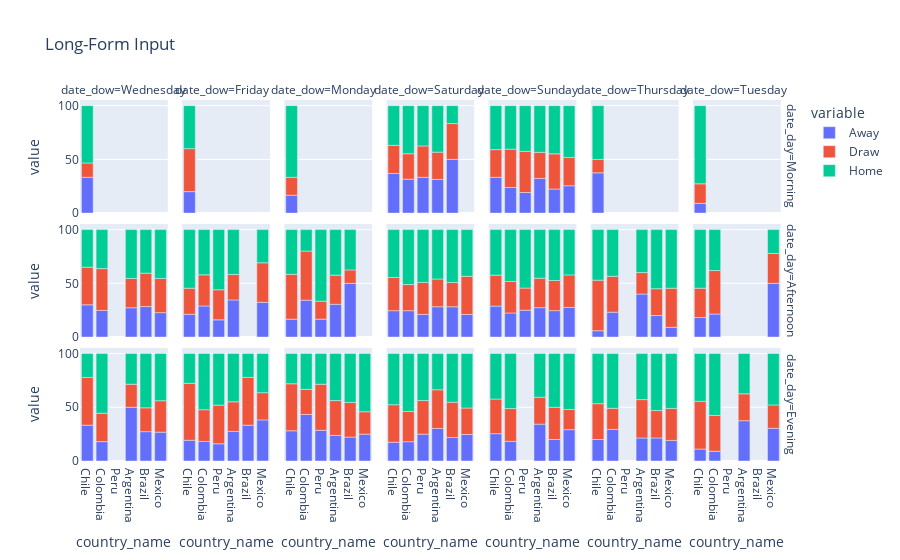

Source (notebook cell):
### Code cell
df_plot = df_date[['country_name', 'date_dow', 'date_day', 'target', 'fixture_id']].groupby(
    ['country_name', 'date_dow', 'date_day','target']).count().unstack()

df_plot['Total'] = df_plot[('fixture_id', 'Home')]+df_plot[('fixture_id', 'Away')]+df_plot[('fixture_id','Draw')]
df_plot = df_plot.div(df_plot.iloc[:,-1], axis=0) * 100
df_plot.columns = ['Away', 'Draw', 'Home', 'Total']

fig = px.bar(df_plot.reset_index(), x="country_name", y=['Away', 'Draw', 'Home'], title="Long-Form Input",
             facet_row="date_day", facet_col="date_dow",
             category_orders={"date_dow": ["Monday", "Tuesday", "Wednesday", "Thursday", "Friday", "Saturday", "Sunday"],
                              "date_day": ["Morning", "Afternoon", "Evening"]})
fig.show()

### Figure 1 — Plotly figure (JSON) as saved in the notebook; plotly's stock layout.template omitted (floating-point values rounded to 4 significant figures)
{"data": [{"alignmentgroup": "True", "hovertemplate": "variable=Away<br>date_day=Morning<br>date_dow=Wednesday<br>country_name=%{x}<br>value=%{y}<extra></extra>", "legendgroup": "Away", "marker": {"color": "#636efa"}, "name": "Away", "offsetgroup": "Away", "orientation": "v", "showlegend": true, "textposition": "auto", "type": "bar", "x": ["Chile", "Colombia"], "xaxis": "x15", "y": [33.33, null], "yaxis": "y15"}, {"alignmentgroup": "True", "hovertemplate": "variable=Away<br>date_day=Morning<br>date_dow=Friday   <br>country_name=%{x}<br>value=%{y}<extra></extra>", "legendgroup": "Away", "marker": {"color": "#636efa"}, "name": "Away", "offsetgroup": "Away", "orientation": "v", "showlegend": false, "textposition": "auto", "type": "bar", "x": ["Chile", "Peru"], "xaxis": "x16", "y": [20, null], "yaxis": "y16"}, {"alignmentgroup": "True", "hovertemplate": "variable=Away<br>date_day=Morning<br>date_dow=Monday   <br>country_name=%{x}<br>value=%{y}<extra></extra>", "legendgroup": "Away", "marker": {"color": "#636efa"}, "name": "Away", "offsetgroup": "Away", "orientation": "v", "showlegend": false, "textposition": "auto", "type": "bar", "x": ["Chile", "Colombia", "Peru"], "xaxis": "x17", "y": [16.67, null, null], "yaxis": "y17"}, {"alignmentgroup": "True", "hovertemplate": "variable=Away<br>date_day=Morning<br>date_dow=Saturday <br>country_name=%{x}<br>value=%{y}<extra></extra>", "legendgroup": "Away", "marker": {"color": "#636efa"}, "name": "Away", "offsetgroup": "Away", "orientation": "v", "showlegend": false, "textposition": "auto", "type": "bar", "x": ["Argentina", "Brazil", "Chile", "Colombia", "Peru"], "xaxis": "x18", "y": [31.34, 50, 36.92, 31.58, 33.33], "yaxis": "y18"}, {"alignmentgroup": "True", "hovertemplate": "variable=Away<br>date_day=Morning<br>date_dow=Sunday   <br>country_name=%{x}<br>value=%{y}<extra></extra>", "legendgroup": "Away", "marker": {"color": "#636efa"}, "name": "Away", "offsetgroup": "Away", "orientation": "v", "showlegend": false, "textposition": "auto", "type": "bar", "x": ["Argentina", "Brazil", "Chile", "Colombia", "Mexico", "Peru"], "xaxis": "x19", "y": [32.32, 22.41, 33.33, 23.81, 25.45, 19.15], "yaxis": "y19"}, {"alignmentgroup": "True", "hovertemplate": "variable=Away<br>date_day=Morning<br>date_dow=Thursday <br>country_name=%{x}<br>value=%{y}<extra></extra>", "legendgroup": "Away", "marker": {"color": "#636efa"}, "name": "Away", "offsetgroup": "Away", "orientation": "v", "showlegend": false, "textposition": "auto", "type": "bar", "x": ["Chile", "Colombia"], "xaxis": "x20", "y": [37.5, null], "yaxis": "y20"}, {"alignmentgroup": "True", "hovertemplate": "variable=Away<br>date_day=Morning<br>date_dow=Tuesday  <br>country_name=%{x}<br>value=%{y}<extra></extra>", "legendgroup": "Away", "marker": {"color": "#636efa"}, "name": "Away", "offsetgroup": "Away", "orientation": "v", "showlegend": false, "textposition": "auto", "type": "bar", "x": ["Chile", "Colombia"], "xaxis": "x21", "y": [9.091, null], "yaxis": "y21"}, {"alignmentgroup": "True", "hovertemplate": "variable=Away<br>date_day=Afternoon<br>date_dow=Wednesday<br>country_name=%{x}<br>value=%{y}<extra></extra>", "legendgroup": "Away", "marker": {"color": "#636efa"}, "name": "Away", "offsetgroup": "Away", "orientation": "v", "showlegend": false, "textposition": "auto", "type": "bar", "x": ["Argentina", "Brazil", "Chile", "Colombia", "Mexico", "Peru"], "xaxis": "x8", "y": [27.27, 28.38, 30, 24.78, 22.73, null], "yaxis": "y8"}, {"alignmentgroup": "True", "hovertemplate": "variable=Away<br>date_day=Afternoon<br>date_dow=Friday   <br>country_name=%{x}<br>value=%{y}<extra></extra>", "legendgroup": "Away", "marker": {"color": "#636efa"}, "name": "Away", "offsetgroup": "Away", "orientation": "v", "showlegend": false, "textposition": "auto", "type": "bar", "x": ["Argentina", "Brazil", "Chile", "Colombia", "Mexico", "Peru"], "xaxis": "x9", "y": [34.55, null, 21.21, 28.95, 32.35, 16], "yaxis": "y9"}, {"alignmentgroup": "True", "hovertemplate": "variable=Away<br>date_day=Afternoon<br>date_dow=Monday   <br>country_name=%{x}<br>value=%{y}<extra></extra>", "legendgroup": "Away", "marker": {"color": "#636efa"}, "name": "Away", "offsetgroup": "Away", "orientation": "v", "showlegend": false, "textposition": "auto", "type": "bar", "x": ["Argentina", "Brazil", "Chile", "Colombia", "Mexico", "Peru"], "xaxis": "x10", "y": [30.51, 50, 16.67, 34.29, null, 16.67], "yaxis": "y10"}, {"alignmentgroup": "True", "hovertemplate": "variable=Away<br>date_day=Afternoon<br>date_dow=Saturday <br>country_name=%{x}<br>value=%{y}<extra></extra>", "legendgroup": "Away", "marker": {"color": "#636efa"}, "name": "Away", "offsetgroup": "Away", "orientation": "v", "showlegend": false, "textposition": "auto", "type": "bar", "x": ["Argentina", "Brazil", "Chile", "Colombia", "Mexico", "Peru"], "xaxis": "x11", "y": [28.23, 28.21, 24.55, 24.54, 21.07, 21.05], "yaxis": "y11"}, {"alignmentgroup": "True", "hovertemplate": "variable=Away<br>date_day=Afternoon<br>date_dow=Sunday   <br>country_name=%{x}<br>value=%{y}<extra></extra>", "legendgroup": "Away", "marker": {"color": "#636efa"}, "name": "Away", "offsetgroup": "Away", "orientation": "v", "showlegend": false, "textposition": "auto", "type": "bar", "x": ["Argentina", "Brazil", "Chile", "Colombia", "Mexico", "Peru"], "xaxis": "x12", "y": [27.38, 24.59, 28.8, 22.4, 27.57, 25], "yaxis": "y12"}, {"alignmentgroup": "True", "hovertemplate": "variable=Away<br>date_day=Afternoon<br>date_dow=Thursday <br>country_name=%{x}<br>value=%{y}<extra></extra>", "legendgroup": "Away", "marker": {"color": "#636efa"}, "name": "Away", "offsetgroup": "Away", "orientation": "v", "showlegend": false, "textposition": "auto", "type": "bar", "x": ["Argentina", "Brazil", "Chile", "Colombia", "Mexico"], "xaxis": "x13", "y": [40, 20, 5.882, 23.19, 9.091], "yaxis": "y13"}, {"alignmentgroup": "True", "hovertemplate": "variable=Away<br>date_day=Afternoon<br>date_dow=Tuesday  <br>country_name=%{x}<br>value=%{y}<extra></extra>", "legendgroup": "Away", "marker": {"color": "#636efa"}, "name": "Away", "offsetgroup": "Away", "orientation": "v", "showlegend": false, "textposition": "auto", "type": "bar", "x": ["Argentina", "Brazil", "Chile", "Colombia", "Mexico", "Peru"], "xaxis": "x14", "y": [null, null, 18.18, 21.43, 50, null], "yaxis": "y14"}, {"alignmentgroup": "True", "hovertemplate": "variable=Away<br>date_day=Evening<br>date_dow=Wednesday<br>country_name=%{x}<br>value=%{y}<extra></extra>", "legendgroup": "Away", "marker": {"color": "#636efa"}, "name": "Away", "offsetgroup": "Away", "orientation": "v", "showlegend": false, "textposition": "auto", "type": "bar", "x": ["Argentina", "Brazil", "Chile", "Colombia", "Mexico", "Peru"], "xaxis": "x", "y": [50, 27.32, 33.33, 18.06, 26.83, null], "yaxis": "y"}, {"alignmentgroup": "True", "hovertemplate": "variable=Away<br>date_day=Evening<br>date_dow=Friday   <br>country_name=%{x}<br>value=%{y}<extra></extra>", "legendgroup": "Away", "marker": {"color": "#636efa"}, "name": "Away", "offsetgroup": "Away", "orientation": "v", "showlegend": false, "textposition": "auto", "type": "bar", "x": ["Argentina", "Brazil", "Chile", "Colombia", "Mexico", "Peru"], "xaxis": "x2", "y": [27.54, 33.33, 19.28, 18.18, 38.27, 16], "yaxis": "y2"}, {"alignmentgroup": "True", "hovertemplate": "variable=Away<br>date_day=Evening<br>date_dow=Monday   <br>country_name=%{x}<br>value=%{y}<extra></extra>", "legendgroup": "Away", "marker": {"color": "#636efa"}, "name": "Away", "offsetgroup": "Away", "orientation": "v", "showlegend": false, "textposition": "auto", "type": "bar", "x": ["Argentina", "Brazil", "Chile", "Colombia", "Mexico", "Peru"], "xaxis": "x3", "y": [23.78, 22.22, 28.12, 43.33, 25, 28.57], "yaxis": "y3"}, {"alignmentgroup": "True", "hovertemplate": "variable=Away<br>date_day=Evening<br>date_dow=Saturday <br>country_name=%{x}<br>value=%{y}<extra></extra>", "legendgroup": "Away", "marker": {"color": "#636efa"}, "name": "Away", "offsetgroup": "Away", "orientation": "v", "showlegend": false, "textposition": "auto", "type": "bar", "x": ["Argentina", "Brazil", "Chile", "Colombia", "Mexico", "Peru"], "xaxis": "x4", "y": [30.29, 21.88, 17.46, 17.98, 24.65, 25], "yaxis": "y4"}, {"alignmentgroup": "True", "hovertemplate": "variable=Away<br>date_day=Evening<br>date_dow=Sunday   <br>country_name=%{x}<br>value=%{y}<extra></extra>", "legendgroup": "Away", "marker": {"color": "#636efa"}, "name": "Away", "offsetgroup": "Away", "orientation": "v", "showlegend": false, "textposition": "auto", "type": "bar", "x": ["Argentina", "Brazil", "Chile", "Colombia", "Mexico"], "xaxis": "x5", "y": [34.3, 20, 25.42, 18.29, 29.17], "yaxis": "y5"}, {"alignmentgroup": "True", "hovertemplate": "variable=Away<br>date_day=Evening<br>date_dow=Thursday <br>country_name=%{x}<br>value=%{y}<extra></extra>", "legendgroup": "Away", "marker": {"color": "#636efa"}, "name": "Away", "offsetgroup": "Away", "orientation": "v", "showlegend": false, "textposition": "auto", "type": "bar", "x": ["Argentina", "Brazil", "Chile", "Colombia", "Mexico"], "xaxis": "x6", "y": [21.43, 21.43, 20, 29.41, 19.15], "yaxis": "y6"}, {"alignmentgroup": "True", "hovertemplate": "variable=Away<br>date_day=Evening<br>date_dow=Tuesday  <br>country_name=%{x}<br>value=%{y}<extra></extra>", "legendgroup": "Away", "marker": {"color": "#636efa"}, "name": "Away", "offsetgroup": "Away", "orientation": "v", "showlegend": false, "textposition": "auto", "type": "bar", "x": ["Argentina", "Brazil", "Chile", "Colombia", "Mexico"], "xaxis": "x7", "y": [37.5, null, 11.11, 9.091, 30.43], "yaxis": "y7"}, {"alignmentgroup": "True", "hovertemplate": "variable=Draw<br>date_day=Morning<br>date_dow=Wednesday<br>country_name=%{x}<br>value=%{y}<extra></extra>", "legendgroup": "Draw", "marker": {"color": "#EF553B"}, "name": "Draw", "offsetgroup": "Draw", "orientation": "v", "showlegend": true, "textposition": "auto", "type": "bar", "x": ["Chile", "Colombia"], "xaxis": "x15", "y": [13.33, null], "yaxis": "y15"}, {"alignmentgroup": "True", "hovertemplate": "variable=Draw<br>date_day=Morning<br>date_dow=Friday   <br>country_name=%{x}<br>value=%{y}<extra></extra>", "legendgroup": "Draw", "marker": {"color": "#EF553B"}, "name": "Draw", "offsetgroup": "Draw", "orientation": "v", "showlegend": false, "textposition": "auto", "type": "bar", "x": ["Chile", "Peru"], "xaxis": "x16", "y": [40, null], "yaxis": "y16"}, {"alignmentgroup": "True", "hovertemplate": "variable=Draw<br>date_day=Morning<br>date_dow=Monday   <br>country_name=%{x}<br>value=%{y}<extra></extra>", "legendgroup": "Draw", "marker": {"color": "#EF553B"}, "name": "Draw", "offsetgroup": "Draw", "orientation": "v", "showlegend": false, "textposition": "auto", "type": "bar", "x": ["Chile", "Colombia", "Peru"], "xaxis": "x17", "y": [16.67, null, null], "yaxis": "y17"}, {"alignmentgroup": "True", "hovertemplate": "variable=Draw<br>date_day=Morning<br>date_dow=Saturday <br>country_name=%{x}<br>value=%{y}<extra></extra>", "legendgroup": "Draw", "marker": {"color": "#EF553B"}, "name": "Draw", "offsetgroup": "Draw", "orientation": "v", "showlegend": false, "textposition": "auto", "type": "bar", "x": ["Argentina", "Brazil", "Chile", "Colombia", "Peru"], "xaxis": "x18", "y": [25.37, 33.33, 26.15, 23.68, 29.17], "yaxis": "y18"}, {"alignmentgroup": "True", "hovertemplate": "variable=Draw<br>date_day=Morning<br>date_dow=Sunday   <br>country_name=%{x}<br>value=%{y}<extra></extra>", "legendgroup": "Draw", "marker": {"color": "#EF553B"}, "name": "Draw", "offsetgroup": "Draw", "orientation": "v", "showlegend": false, "textposition": "auto", "type": "bar", "x": ["Argentina", "Brazil", "Chile", "Colombia", "Mexico", "Peru"], "xaxis": "x19", "y": [24.24, 32.76, 25.76, 35.71, 26.36, 38.3], "yaxis": "y19"}, {"alignmentgroup": "True", "hovertemplate": "variable=Draw<br>date_day=Morning<br>date_dow=Thursday <br>country_name=%{x}<br>value=%{y}<extra></extra>", "legendgroup": "Draw", "marker": {"color": "#EF553B"}, "name": "Draw", "offsetgroup": "Draw", "orientation": "v", "showlegend": false, "textposition": "auto", "type": "bar", "x": ["Chile", "Colombia"], "xaxis": "x20", "y": [12.5, null], "yaxis": "y20"}, {"alignmentgroup": "True", "hovertemplate": "variable=Draw<br>date_day=Morning<br>date_dow=Tuesday  <br>country_name=%{x}<br>value=%{y}<extra></extra>", "legendgroup": "Draw", "marker": {"color": "#EF553B"}, "name": "Draw", "offsetgroup": "Draw", "orientation": "v", "showlegend": false, "textposition": "auto", "type": "bar", "x": ["Chile", "Colombia"], "xaxis": "x21", "y": [18.18, null], "yaxis": "y21"}, {"alignmentgroup": "True", "hovertemplate": "variable=Draw<br>date_day=Afternoon<br>date_dow=Wednesday<br>country_name=%{x}<br>value=%{y}<extra></extra>", "legendgroup": "Draw", "marker": {"color": "#EF553B"}, "name": "Draw", "offsetgroup": "Draw", "orientation": "v", "showlegend": false, "textposition": "auto", "type": "bar", "x": ["Argentina", "Brazil", "Chile", "Colombia", "Mexico", "Peru"], "xaxis": "x8", "y": [27.27, 31.08, 35, 38.94, 31.82, null], "yaxis": "y8"}, {"alignmentgroup": "True", "hovertemplate": "variable=Draw<br>date_day=Afternoon<br>date_dow=Friday   <br>country_name=%{x}<br>value=%{y}<extra></extra>", "legendgroup": "Draw", "marker": {"color": "#EF553B"}, "name": "Draw", "offsetgroup": "Draw", "orientation": "v", "showlegend": false, "textposition": "auto", "type": "bar", "x": ["Argentina", "Brazil", "Chile", "Colombia", "Mexico", "Peru"], "xaxis": "x9", "y": [23.64, null, 24.24, 28.95, 36.76, 28.0], "yaxis": "y9"}, {"alignmentgroup": "True", "hovertemplate": "variable=Draw<br>date_day=Afternoon<br>date_dow=Monday   <br>country_name=%{x}<br>value=%{y}<extra></extra>", "legendgroup": "Draw", "marker": {"color": "#EF553B"}, "name": "Draw", "offsetgroup": "Draw", "orientation": "v", "showlegend": false, "textposition": "auto", "type": "bar", "x": ["Argentina", "Brazil", "Chile", "Colombia", "Mexico", "Peru"], "xaxis": "x10", "y": [27.12, 12.5, 41.67, 45.71, null, 16.67], "yaxis": "y10"}, {"alignmentgroup": "True", "hovertemplate": "variable=Draw<br>date_day=Afternoon<br>date_dow=Saturday <br>country_name=%{x}<br>value=%{y}<extra></extra>", "legendgroup": "Draw", "marker": {"color": "#EF553B"}, "name": "Draw", "offsetgroup": "Draw", "orientation": "v", "showlegend": false, "textposition": "auto", "type": "bar", "x": ["Argentina", "Brazil", "Chile", "Colombia", "Mexico", "Peru"], "xaxis": "x11", "y": [25.81, 22.56, 30.91, 24.31, 35.45, 29.82], "yaxis": "y11"}, {"alignmentgroup": "True", "hovertemplate": "variable=Draw<br>date_day=Afternoon<br>date_dow=Sunday   <br>country_name=%{x}<br>value=%{y}<extra></extra>", "legendgroup": "Draw", "marker": {"color": "#EF553B"}, "name": "Draw", "offsetgroup": "Draw", "orientation": "v", "showlegend": false, "textposition": "auto", "type": "bar", "x": ["Argentina", "Brazil", "Chile", "Colombia", "Mexico", "Peru"], "xaxis": "x12", "y": [27.38, 28.05, 28.8, 29.33, 30.27, 20.59], "yaxis": "y12"}, {"alignmentgroup": "True", "hovertemplate": "variable=Draw<br>date_day=Afternoon<br>date_dow=Thursday <br>country_name=%{x}<br>value=%{y}<extra></extra>", "legendgroup": "Draw", "marker": {"color": "#EF553B"}, "name": "Draw", "offsetgroup": "Draw", "orientation": "v", "showlegend": false, "textposition": "auto", "type": "bar", "x": ["Argentina", "Brazil", "Chile", "Colombia", "Mexico"], "xaxis": "x13", "y": [20, 25, 47.06, 33.33, 36.36], "yaxis": "y13"}, {"alignmentgroup": "True", "hovertemplate": "variable=Draw<br>date_day=Afternoon<br>date_dow=Tuesday  <br>country_name=%{x}<br>value=%{y}<extra></extra>", "legendgroup": "Draw", "marker": {"color": "#EF553B"}, "name": "Draw", "offsetgroup": "Draw", "orientation": "v", "showlegend": false, "textposition": "auto", "type": "bar", "x": ["Argentina", "Brazil", "Chile", "Colombia", "Mexico", "Peru"], "xaxis": "x14", "y": [null, null, 27.27, 40.48, 27.78, null], "yaxis": "y14"}, {"alignmentgroup": "True", "hovertemplate": "variable=Draw<br>date_day=Evening<br>date_dow=Wednesday<br>country_name=%{x}<br>value=%{y}<extra></extra>", "legendgroup": "Draw", "marker": {"color": "#EF553B"}, "name": "Draw", "offsetgroup": "Draw", "orientation": "v", "showlegend": false, "textposition": "auto", "type": "bar", "x": ["Argentina", "Brazil", "Chile", "Colombia", "Mexico", "Peru"], "xaxis": "x", "y": [21.43, 22.16, 44.44, 26.39, 29.27, null], "yaxis": "y"}, {"alignmentgroup": "True", "hovertemplate": "variable=Draw<br>date_day=Evening<br>date_dow=Friday   <br>country_name=%{x}<br>value=%{y}<extra></extra>", "legendgroup": "Draw", "marker": {"color": "#EF553B"}, "name": "Draw", "offsetgroup": "Draw", "orientation": "v", "showlegend": false, "textposition": "auto", "type": "bar", "x": ["Argentina", "Brazil", "Chile", "Colombia", "Mexico", "Peru"], "xaxis": "x2", "y": [27.54, 44.44, 53.01, 29.55, 25.31, 36], "yaxis": "y2"}, {"alignmentgroup": "True", "hovertemplate": "variable=Draw<br>date_day=Evening<br>date_dow=Monday   <br>country_name=%{x}<br>value=%{y}<extra></extra>", "legendgroup": "Draw", "marker": {"color": "#EF553B"}, "name": "Draw", "offsetgroup": "Draw", "orientation": "v", "showlegend": false, "textposition": "auto", "type": "bar", "x": ["Argentina", "Brazil", "Chile", "Colombia", "Mexico", "Peru"], "xaxis": "x3", "y": [32.43, 32.22, 43.75, 23.33, 20.83, 42.86], "yaxis": "y3"}, {"alignmentgroup": "True", "hovertemplate": "variable=Draw<br>date_day=Evening<br>date_dow=Saturday <br>country_name=%{x}<br>value=%{y}<extra></extra>", "legendgroup": "Draw", "marker": {"color": "#EF553B"}, "name": "Draw", "offsetgroup": "Draw", "orientation": "v", "showlegend": false, "textposition": "auto", "type": "bar", "x": ["Argentina", "Brazil", "Chile", "Colombia", "Mexico", "Peru"], "xaxis": "x4", "y": [36, 32.81, 34.92, 28.09, 24.65, 31.25], "yaxis": "y4"}, {"alignmentgroup": "True", "hovertemplate": "variable=Draw<br>date_day=Evening<br>date_dow=Sunday   <br>country_name=%{x}<br>value=%{y}<extra></extra>", "legendgroup": "Draw", "marker": {"color": "#EF553B"}, "name": "Draw", "offsetgroup": "Draw", "orientation": "v", "showlegend": false, "textposition": "auto", "type": "bar", "x": ["Argentina", "Brazil", "Chile", "Colombia", "Mexico"], "xaxis": "x5", "y": [25, 30, 32.2, 30.49, 18.75], "yaxis": "y5"}, {"alignmentgroup": "True", "hovertemplate": "variable=Draw<br>date_day=Evening<br>date_dow=Thursday <br>country_name=%{x}<br>value=%{y}<extra></extra>", "legendgroup": "Draw", "marker": {"color": "#EF553B"}, "name": "Draw", "offsetgroup": "Draw", "orientation": "v", "showlegend": false, "textposition": "auto", "type": "bar", "x": ["Argentina", "Brazil", "Chile", "Colombia", "Mexico"], "xaxis": "x6", "y": [35.71, 25.51, 33.33, 19.61, 29.79], "yaxis": "y6"}, {"alignmentgroup": "True", "hovertemplate": "variable=Draw<br>date_day=Evening<br>date_dow=Tuesday  <br>country_name=%{x}<br>value=%{y}<extra></extra>", "legendgroup": "Draw", "marker": {"color": "#EF553B"}, "name": "Draw", "offsetgroup": "Draw", "orientation": "v", "showlegend": false, "textposition": "auto", "type": "bar", "x": ["Argentina", "Brazil", "Chile", "Colombia", "Mexico"], "xaxis": "x7", "y": [25, null, 44.44, 33.33, 21.74], "yaxis": "y7"}, {"alignmentgroup": "True", "hovertemplate": "variable=Home<br>date_day=Morning<br>date_dow=Wednesday<br>country_name=%{x}<br>value=%{y}<extra></extra>", "legendgroup": "Home", "marker": {"color": "#00cc96"}, "name": "Home", "offsetgroup": "Home", "orientation": "v", "showlegend": true, "textposition": "auto", "type": "bar", "x": ["Chile", "Colombia"], "xaxis": "x15", "y": [53.33, null], "yaxis": "y15"}, {"alignmentgroup": "True", "hovertemplate": "variable=Home<br>date_day=Morning<br>date_dow=Friday   <br>country_name=%{x}<br>value=%{y}<extra></extra>", "legendgroup": "Home", "marker": {"color": "#00cc96"}, "name": "Home", "offsetgroup": "Home", "orientation": "v", "showlegend": false, "textposition": "auto", "type": "bar", "x": ["Chile", "Peru"], "xaxis": "x16", "y": [40, null], "yaxis": "y16"}, {"alignmentgroup": "True", "hovertemplate": "variable=Home<br>date_day=Morning<br>date_dow=Monday   <br>country_name=%{x}<br>value=%{y}<extra></extra>", "legendgroup": "Home", "marker": {"color": "#00cc96"}, "name": "Home", "offsetgroup": "Home", "orientation": "v", "showlegend": false, "textposition": "auto", "type": "bar", "x": ["Chile", "Colombia", "Peru"], "xaxis": "x17", "y": [66.67, null, null], "yaxis": "y17"}, {"alignmentgroup": "True", "hovertemplate": "variable=Home<br>date_day=Morning<br>date_dow=Saturday <br>country_name=%{x}<br>value=%{y}<extra></extra>", "legendgroup": "Home", "marker": {"color": "#00cc96"}, "name": "Home", "offsetgroup": "Home", "orientation": "v", "showlegend": false, "textposition": "auto", "type": "bar", "x": ["Argentina", "Brazil", "Chile", "Colombia", "Peru"], "xaxis": "x18", "y": [43.28, 16.67, 36.92, 44.74, 37.5], "yaxis": "y18"}, {"alignmentgroup": "True", "hovertemplate": "variable=Home<br>date_day=Morning<br>date_dow=Sunday   <br>country_name=%{x}<br>value=%{y}<extra></extra>", "legendgroup": "Home", "marker": {"color": "#00cc96"}, "name": "Home", "offsetgroup": "Home", "orientation": "v", "showlegend": false, "textposition": "auto", "type": "bar", "x": ["Argentina", "Brazil", "Chile", "Colombia", "Mexico", "Peru"], "xaxis": "x19", "y": [43.43, 44.83, 40.91, 40.48, 48.18, 42.55], "yaxis": "y19"}, {"alignmentgroup": "True", "hovertemplate": "variable=Home<br>date_day=Morning<br>date_dow=Thursday <br>country_name=%{x}<br>value=%{y}<extra></extra>", "legendgroup": "Home", "marker": {"color": "#00cc96"}, "name": "Home", "offsetgroup": "Home", "orientation": "v", "showlegend": false, "textposition": "auto", "type": "bar", "x": ["Chile", "Colombia"], "xaxis": "x20", "y": [50, null], "yaxis": "y20"}, {"alignmentgroup": "True", "hovertemplate": "variable=Home<br>date_day=Morning<br>date_dow=Tuesday  <br>country_name=%{x}<br>value=%{y}<extra></extra>", "legendgroup": "Home", "marker": {"color": "#00cc96"}, "name": "Home", "offsetgroup": "Home", "orientation": "v", "showlegend": false, "textposition": "auto", "type": "bar", "x": ["Chile", "Colombia"], "xaxis": "x21", "y": [72.73, null], "yaxis": "y21"}, {"alignmentgroup": "True", "hovertemplate": "variable=Home<br>date_day=Afternoon<br>date_dow=Wednesday<br>country_name=%{x}<br>value=%{y}<extra></extra>", "legendgroup": "Home", "marker": {"color": "#00cc96"}, "name": "Home", "offsetgroup": "Home", "orientation": "v", "showlegend": false, "textposition": "auto", "type": "bar", "x": ["Argentina", "Brazil", "Chile", "Colombia", "Mexico", "Peru"], "xaxis": "x8", "y": [45.45, 40.54, 35, 36.28, 45.45, null], "yaxis": "y8"}, {"alignmentgroup": "True", "hovertemplate": "variable=Home<br>date_day=Afternoon<br>date_dow=Friday   <br>country_name=%{x}<br>value=%{y}<extra></extra>", "legendgroup": "Home", "marker": {"color": "#00cc96"}, "name": "Home", "offsetgroup": "Home", "orientation": "v", "showlegend": false, "textposition": "auto", "type": "bar", "x": ["Argentina", "Brazil", "Chile", "Colombia", "Mexico", "Peru"], "xaxis": "x9", "y": [41.82, null, 54.55, 42.11, 30.88, 56.0], "yaxis": "y9"}, {"alignmentgroup": "True", "hovertemplate": "variable=Home<br>date_day=Afternoon<br>date_dow=Monday   <br>country_name=%{x}<br>value=%{y}<extra></extra>", "legendgroup": "Home", "marker": {"color": "#00cc96"}, "name": "Home", "offsetgroup": "Home", "orientation": "v", "showlegend": false, "textposition": "auto", "type": "bar", "x": ["Argentina", "Brazil", "Chile", "Colombia", "Mexico", "Peru"], "xaxis": "x10", "y": [42.37, 37.5, 41.67, 20, null, 66.67], "yaxis": "y10"}, {"alignmentgroup": "True", "hovertemplate": "variable=Home<br>date_day=Afternoon<br>date_dow=Saturday <br>country_name=%{x}<br>value=%{y}<extra></extra>", "legendgroup": "Home", "marker": {"color": "#00cc96"}, "name": "Home", "offsetgroup": "Home", "orientation": "v", "showlegend": false, "textposition": "auto", "type": "bar", "x": ["Argentina", "Brazil", "Chile", "Colombia", "Mexico", "Peru"], "xaxis": "x11", "y": [45.97, 49.23, 44.55, 51.15, 43.48, 49.12], "yaxis": "y11"}, {"alignmentgroup": "True", "hovertemplate": "variable=Home<br>date_day=Afternoon<br>date_dow=Sunday   <br>country_name=%{x}<br>value=%{y}<extra></extra>", "legendgroup": "Home", "marker": {"color": "#00cc96"}, "name": "Home", "offsetgroup": "Home", "orientation": "v", "showlegend": false, "textposition": "auto", "type": "bar", "x": ["Argentina", "Brazil", "Chile", "Colombia", "Mexico", "Peru"], "xaxis": "x12", "y": [45.25, 47.36, 42.4, 48.27, 42.16, 54.41], "yaxis": "y12"}, {"alignmentgroup": "True", "hovertemplate": "variable=Home<br>date_day=Afternoon<br>date_dow=Thursday <br>country_name=%{x}<br>value=%{y}<extra></extra>", "legendgroup": "Home", "marker": {"color": "#00cc96"}, "name": "Home", "offsetgroup": "Home", "orientation": "v", "showlegend": false, "textposition": "auto", "type": "bar", "x": ["Argentina", "Brazil", "Chile", "Colombia", "Mexico"], "xaxis": "x13", "y": [40, 55.0, 47.06, 43.48, 54.55], "yaxis": "y13"}, {"alignmentgroup": "True", "hovertemplate": "variable=Home<br>date_day=Afternoon<br>date_dow=Tuesday  <br>country_name=%{x}<br>value=%{y}<extra></extra>", "legendgroup": "Home", "marker": {"color": "#00cc96"}, "name": "Home", "offsetgroup": "Home", "orientation": "v", "showlegend": false, "textposition": "auto", "type": "bar", "x": ["Argentina", "Brazil", "Chile", "Colombia", "Mexico", "Peru"], "xaxis": "x14", "y": [null, null, 54.55, 38.1, 22.22, null], "yaxis": "y14"}, {"alignmentgroup": "True", "hovertemplate": "variable=Home<br>date_day=Evening<br>date_dow=Wednesday<br>country_name=%{x}<br>value=%{y}<extra></extra>", "legendgroup": "Home", "marker": {"color": "#00cc96"}, "name": "Home", "offsetgroup": "Home", "orientation": "v", "showlegend": false, "textposition": "auto", "type": "bar", "x": ["Argentina", "Brazil", "Chile", "Colombia", "Mexico", "Peru"], "xaxis": "x", "y": [28.57, 50.52, 22.22, 55.56, 43.9, null], "yaxis": "y"}, {"alignmentgroup": "True", "hovertemplate": "variable=Home<br>date_day=Evening<br>date_dow=Friday   <br>country_name=%{x}<br>value=%{y}<extra></extra>", "legendgroup": "Home", "marker": {"color": "#00cc96"}, "name": "Home", "offsetgroup": "Home", "orientation": "v", "showlegend": false, "textposition": "auto", "type": "bar", "x": ["Argentina", "Brazil", "Chile", "Colombia", "Mexico", "Peru"], "xaxis": "x2", "y": [44.91, 22.22, 27.71, 52.27, 36.42, 48], "yaxis": "y2"}, {"alignmentgroup": "True", "hovertemplate": "variable=Home<br>date_day=Evening<br>date_dow=Monday   <br>country_name=%{x}<br>value=%{y}<extra></extra>", "legendgroup": "Home", "marker": {"color": "#00cc96"}, "name": "Home", "offsetgroup": "Home", "orientation": "v", "showlegend": false, "textposition": "auto", "type": "bar", "x": ["Argentina", "Brazil", "Chile", "Colombia", "Mexico", "Peru"], "xaxis": "x3", "y": [43.78, 45.56, 28.12, 33.33, 54.17, 28.57], "yaxis": "y3"}, {"alignmentgroup": "True", "hovertemplate": "variable=Home<br>date_day=Evening<br>date_dow=Saturday <br>country_name=%{x}<br>value=%{y}<extra></extra>", "legendgroup": "Home", "marker": {"color": "#00cc96"}, "name": "Home", "offsetgroup": "Home", "orientation": "v", "showlegend": false, "textposition": "auto", "type": "bar", "x": ["Argentina", "Brazil", "Chile", "Colombia", "Mexico", "Peru"], "xaxis": "x4", "y": [33.71, 45.31, 47.62, 53.93, 50.7, 43.75], "yaxis": "y4"}, {"alignmentgroup": "True", "hovertemplate": "variable=Home<br>date_day=Evening<br>date_dow=Sunday   <br>country_name=%{x}<br>value=%{y}<extra></extra>", "legendgroup": "Home", "marker": {"color": "#00cc96"}, "name": "Home", "offsetgroup": "Home", "orientation": "v", "showlegend": false, "textposition": "auto", "type": "bar", "x": ["Argentina", "Brazil", "Chile", "Colombia", "Mexico"], "xaxis": "x5", "y": [40.7, 50, 42.37, 51.22, 52.08], "yaxis": "y5"}, {"alignmentgroup": "True", "hovertemplate": "variable=Home<br>date_day=Evening<br>date_dow=Thursday <br>country_name=%{x}<br>value=%{y}<extra></extra>", "legendgroup": "Home", "marker": {"color": "#00cc96"}, "name": "Home", "offsetgroup": "Home", "orientation": "v", "showlegend": false, "textposition": "auto", "type": "bar", "x": ["Argentina", "Brazil", "Chile", "Colombia", "Mexico"], "xaxis": "x6", "y": [42.86, 53.06, 46.67, 50.98, 51.06], "yaxis": "y6"}, {"alignmentgroup": "True", "hovertemplate": "variable=Home<br>date_day=Evening<br>date_dow=Tuesday  <br>country_name=%{x}<br>value=%{y}<extra></extra>", "legendgroup": "Home", "marker": {"color": "#00cc96"}, "name": "Home", "offsetgroup": "Home", "orientation": "v", "showlegend": false, "textposition": "auto", "type": "bar", "x": ["Argentina", "Brazil", "Chile", "Colombia", "Mexico"], "xaxis": "x7", "y": [37.5, null, 44.44, 57.58, 47.83], "yaxis": "y7"}], "layout": {"annotations": [{"font": {}, "showarrow": false, "text": "date_dow=Wednesday", "x": 0.06143, "xanchor": "center", "xref": "paper", "y": 1.0, "yanchor": "bottom", "yref": "paper"}, {"font": {}, "showarrow": false, "text": "date_dow=Friday   ", "x": 0.2043, "xanchor": "center", "xref": "paper", "y": 1.0, "yanchor": "bottom", "yref": "paper"}, {"font": {}, "showarrow": false, "text": "date_dow=Monday   ", "x": 0.3471, "xanchor": "center", "xref": "paper", "y": 1.0, "yanchor": "bottom", "yref": "paper"}, {"font": {}, "showarrow": false, "text": "date_dow=Saturday ", "x": 0.49, "xanchor": "center", "xref": "paper", "y": 1.0, "yanchor": "bottom", "yref": "paper"}, {"font": {}, "showarrow": false, "text": "date_dow=Sunday   ", "x": 0.6329, "xanchor": "center", "xref": "paper", "y": 1.0, "yanchor": "bottom", "yref": "paper"}, {"font": {}, "showarrow": false, "text": "date_dow=Thursday ", "x": 0.7757, "xanchor": "center", "xref": "paper", "y": 1.0, "yanchor": "bottom", "yref": "paper"}, {"font": {}, "showarrow": false, "text": "date_dow=Tuesday  ", "x": 0.9186, "xanchor": "center", "xref": "paper", "y": 1.0, "yanchor": "bottom", "yref": "paper"}, {"font": {}, "showarrow": false, "text": "date_day=Evening", "textangle": 90, "x": 0.98, "xanchor": "left", "xref": "paper", "y": 0.1567, "yanchor": "middle", "yref": "paper"}, {"font": {}, "showarrow": false, "text": "date_day=Afternoon", "textangle": 90, "x": 0.98, "xanchor": "left", "xref": "paper", "y": 0.5, "yanchor": "middle", "yref": "paper"}, {"font": {}, "showarrow": false, "text": "date_day=Morning", "textangle": 90, "x": 0.98, "xanchor": "left", "xref": "paper", "y": 0.8433, "yanchor": "middle", "yref": "paper"}], "barmode": "relative", "legend": {"title": {"text": "variable"}, "tracegroupgap": 0}, "title": {"text": "Long-Form Input"}, "xaxis": {"anchor": "y", "domain": [0, 0.1229], "title": {"text": "country_name"}}, "xaxis10": {"anchor": "y10", "domain": [0.2857, 0.4086], "matches": "x", "showticklabels": false}, "xaxis11": {"anchor": "y11", "domain": [0.4286, 0.5514], "matches": "x", "showticklabels": false}, "xaxis12": {"anchor": "y12", "domain": [0.5714, 0.6943], "matches": "x", "showticklabels": false}, "xaxis13": {"anchor": "y13", "domain": [0.7143, 0.8371], "matches": "x", "showticklabels": false}, "xaxis14": {"anchor": "y14", "domain": [0.8571, 0.98], "matches": "x", "showticklabels": false}, "xaxis15": {"anchor": "y15", "domain": [0, 0.1229], "matches": "x", "showticklabels": false}, "xaxis16": {"anchor": "y16", "domain": [0.1429, 0.2657], "matches": "x", "showticklabels": false}, "xaxis17": {"anchor": "y17", "domain": [0.2857, 0.4086], "matches": "x", "showticklabels": false}, "xaxis18": {"anchor": "y18", "domain": [0.4286, 0.5514], "matches": "x", "showticklabels": false}, "xaxis19": {"anchor": "y19", "domain": [0.5714, 0.6943], "matches": "x", "showticklabels": false}, "xaxis2": {"anchor": "y2", "domain": [0.1429, 0.2657], "matches": "x", "title": {"text": "country_name"}}, "xaxis20": {"anchor": "y20", "domain": [0.7143, 0.8371], "matches": "x", "showticklabels": false}, "xaxis21": {"anchor": "y21", "domain": [0.8571, 0.98], "matches": "x", "showticklabels": false}, "xaxis3": {"anchor": "y3", "domain": [0.2857, 0.4086], "matches": "x", "title": {"text": "country_name"}}, "xaxis4": {"anchor": "y4", "domain": [0.4286, 0.5514], "matches": "x", "title": {"text": "country_name"}}, "xaxis5": {"anchor": "y5", "domain": [0.5714, 0.6943], "matches": "x", "title": {"text": "country_name"}}, "xaxis6": {"anchor": "y6", "domain": [0.7143, 0.8371], "matches": "x", "title": {"text": "country_name"}}, "xaxis7": {"anchor": "y7", "domain": [0.8571, 0.98], "matches": "x", "title": {"text": "country_name"}}, "xaxis8": {"anchor": "y8", "domain": [0, 0.1229], "matches": "x", "showticklabels": false}, "xaxis9": {"anchor": "y9", "domain": [0.1429, 0.2657], "matches": "x", "showticklabels": false}, "yaxis": {"anchor": "x", "domain": [0, 0.3133], "title": {"text": "value"}}, "yaxis10": {"anchor": "x10", "domain": [0.3433, 0.6567], "matches": "y", "showticklabels": false}, "yaxis11": {"anchor": "x11", "domain": [0.3433, 0.6567], "matches": "y", "showticklabels": false}, "yaxis12": {"anchor": "x12", "domain": [0.3433, 0.6567], "matches": "y", "showticklabels": false}, "yaxis13": {"anchor": "x13", "domain": [0.3433, 0.6567], "matches": "y", "showticklabels": false}, "yaxis14": {"anchor": "x14", "domain": [0.3433, 0.6567], "matches": "y", "showticklabels": false}, "yaxis15": {"anchor": "x15", "domain": [0.6867, 1.0], "matches": "y", "title": {"text": "value"}}, "yaxis16": {"anchor": "x16", "domain": [0.6867, 1.0], "matches": "y", "showticklabels": false}, "yaxis17": {"anchor": "x17", "domain": [0.6867, 1.0], "matches": "y", "showticklabels": false}, "yaxis18": {"anchor": "x18", "domain": [0.6867, 1.0], "matches": "y", "showticklabels": false}, "yaxis19": {"anchor": "x19", "domain": [0.6867, 1.0], "matches": "y", "showticklabels": false}, "yaxis2": {"anchor": "x2", "domain": [0, 0.3133], "matches": "y", "showticklabels": false}, "yaxis20": {"anchor": "x20", "domain": [0.6867, 1.0], "matches": "y", "showticklabels": false}, "yaxis21": {"anchor": "x21", "domain": [0.6867, 1.0], "matches": "y", "showticklabels": false}, "yaxis3": {"anchor": "x3", "domain": [0, 0.3133], "matches": "y", "showticklabels": false}, "yaxis4": {"anchor": "x4", "domain": [0, 0.3133], "matches": "y", "showticklabels": false}, "yaxis5": {"anchor": "x5", "domain": [0, 0.3133], "matches": "y", "showticklabels": false}, "yaxis6": {"anchor": "x6", "domain": [0, 0.3133], "matches": "y", "showticklabels": false}, "yaxis7": {"anchor": "x7", "domain": [0, 0.3133], "matches": "y", "showticklabels": false}, "yaxis8": {"anchor": "x8", "domain": [0.3433, 0.6567], "matches": "y", "title": {"text": "value"}}, "yaxis9": {"anchor": "x9", "domain": [0.3433, 0.6567], "matches": "y", "showticklabels": false}}}
